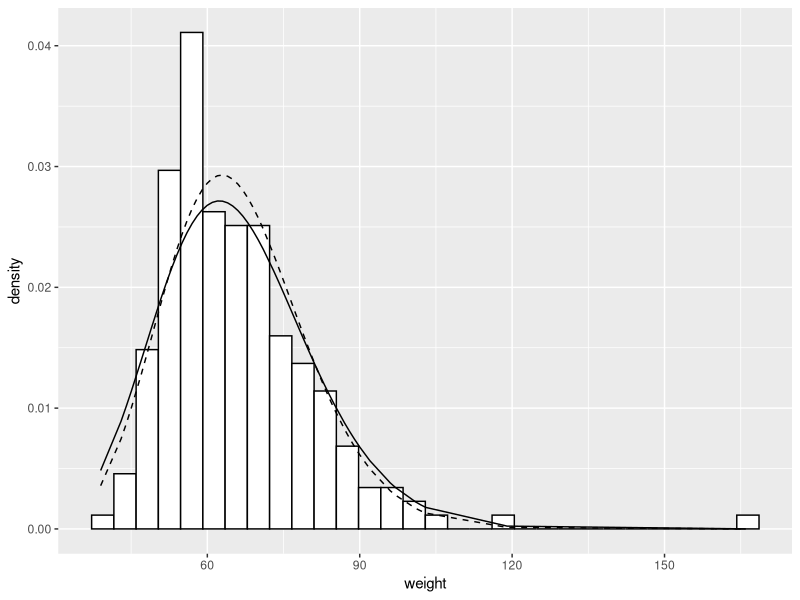
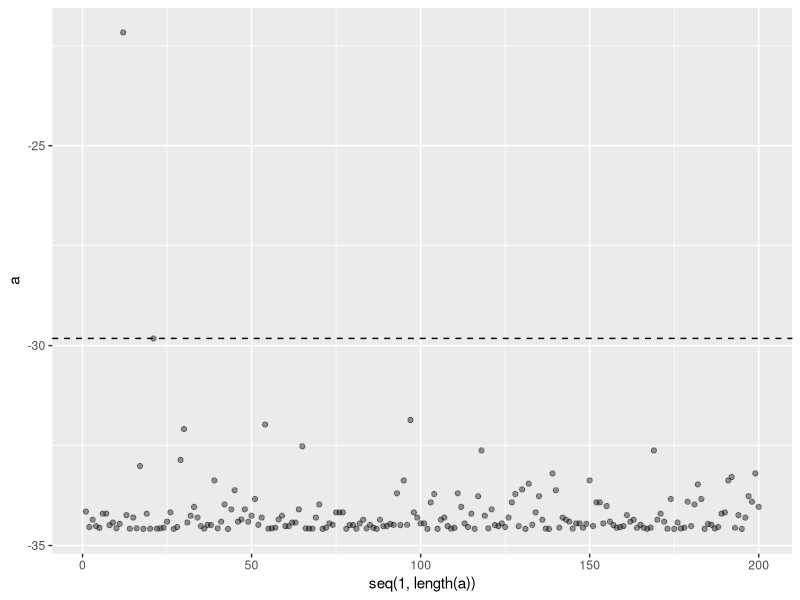

Generate these figures, in order, with R:
#########################################
# file  : gamma_function.R
# auther: norih
# date  : Nov 30th, 2020
# Fitting by Gamma Function
# One Dimension
#########################################

library(car)
library(tidyverse)
library(MASS)
data(Davis)

N <- length(Davis$weight)
mu <- mean(Davis$weight)
si <- sd(Davis$weight) * (N-1)/N #標準偏差 sdは不偏標準偏差

# モーメント法によるGamma関数のkmo, smoを求める。
kmo <- mu^2 / si^2
smo <- si^2 / mu

# 最尤推定によるGamma関数のk, s値
# MASSパッケージのfitdistr 
ml <- fitdistr(Davis$weight, "gamma")
kml <- ml$estimate["shape"] #shape
sml <- 1/ml$estimate["rate"] #scale

p1 <- ggplot(Davis, aes(x = weight, after_stat(density))) +
   geom_histogram(color="black", fill="white") +
   geom_line(aes(x=weight, y=dgamma(weight, shape=kmo, scale=smo)), size = .5) + 
   geom_line(aes(x=weight, y=dgamma(weight, shape=kml, scale=sml)), size = .5, linetype="dashed")

a <- Davis$weight / smo - (kmo - 1) * log(Davis$weight / smo)

th <- order(a, decreasing = T)[0.01*N]

p2 <- ggplot(NULL, aes(y=a, seq(1, length(a)))) + 
  geom_point(alpha=0.4) + 
  geom_hline(yintercept = a[th], linetype = "dashed")

